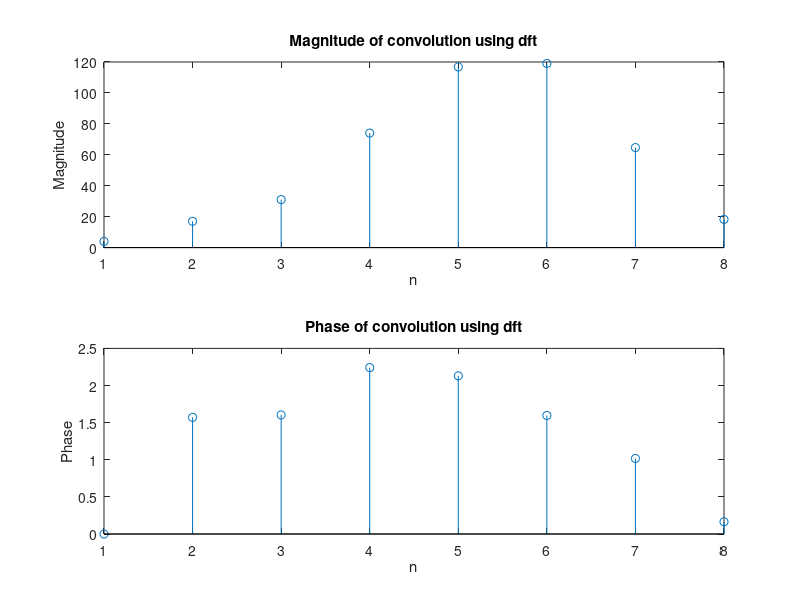
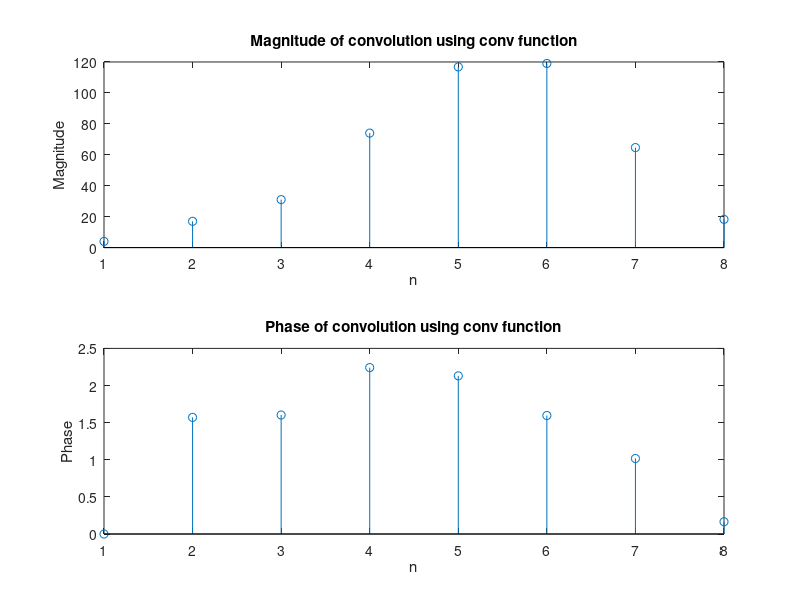

Here is the MATLAB script that generated these plots, in order:
clc;
clear;
close all;

x_n=[1,2i,3+6i,4+5i,3];
h_n=[4,9i,5+7i,6+1i];
L=length(x_n);
M=length(h_n);
x_n_padded=[x_n,zeros(1,M-1)];
h_n_padded=[h_n,zeros(1,L-1)];
N=L+M-1;

dft=zeros(N,N);
W=exp(-2i*pi/N);
for n=0:N-1
    for k=0:N-1
        dft(n+1,k+1)=W^(n*k);
    end
end
idft=conj(dft)/N;

X=dft*x_n_padded.';
H=dft*h_n_padded.';
Y=X.*H;
y=idft*Y;
y1=conv(x_n,h_n);

figure('Name','Convolution');
subplot(2,1,1);
stem(abs(y));
xlabel('n');
ylabel('Magnitude');
title('Magnitude of convolution using dft');
subplot(2,1,2);
stem(angle(y));
title('Phase of convolution using dft');
xlabel('n');
ylabel('Phase');


figure('Name','Convolution');
subplot(2,1,1);
stem(abs(y1));
xlabel('n');
ylabel('Magnitude');
title('Magnitude of convolution using conv function');
subplot(2,1,2);
stem(angle(y));
title('Phase of convolution using conv function');
xlabel('n');
ylabel('Phase');

